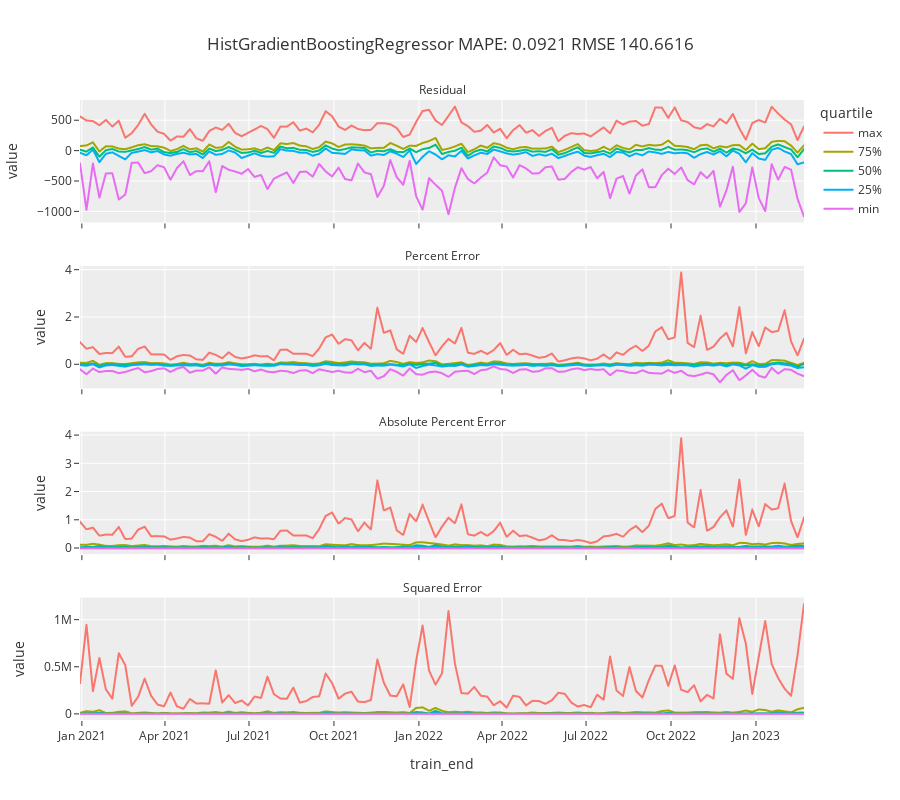

This figure's notebook cell:
### Code cell
import plotly.express as px

# to display in plot title
model_type = str(MODEL).split("'")[1].split(".")[-1]
mape = predictions["Absolute Percent Error"].mean()
rmse = predictions["Squared Error"].mean() ** 0.5

# massage prediction summary into long-form with desired quartiles
plot_df = prediction_summary.stack([0, 1]).loc[:, 
    ['Residual', 'Percent Error', 'Absolute Percent Error', 'Squared Error'],
    ['max', '75%', '50%', '25%', 'min']
    ].reset_index(name='value').rename(
        {'level_1': 'metric', 'level_2': 'quartile'}, axis=1)

fig = px.line(plot_df, x="train_end", y="value", color="quartile", facet_col_wrap=1,
    facet_col="metric", title=f'{model_type} MAPE: {mape:.4f} RMSE {rmse:.4f}',
    height=800, template='ggplot2')
fig.update_yaxes(matches=None)
fig.for_each_annotation(lambda a: a.update(text=a.text.split("=")[-1]))
fig.show()
